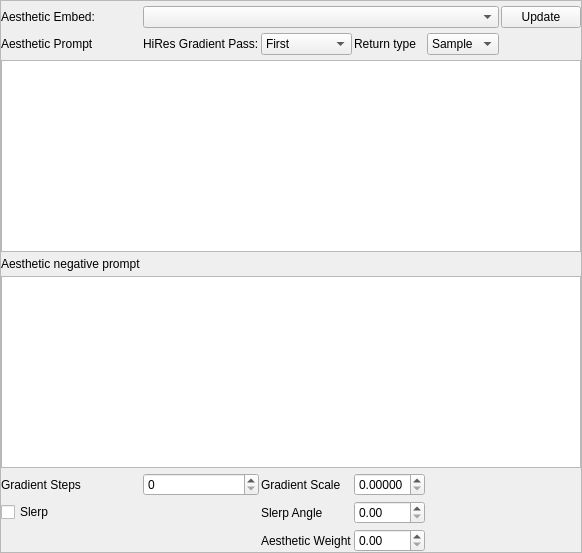
               <widget class="QFrame" name="embedding_values">
                <property name="frameShape">
                 <enum>QFrame::StyledPanel</enum>
                </property>
                <property name="frameShadow">
                 <enum>QFrame::Raised</enum>
                </property>
                <layout class="QGridLayout" name="gridLayout_6" rowstretch="0,0,0,0,0,0,0,0,0,0,0">
                 <property name="leftMargin">
                  <number>0</number>
                 </property>
                 <property name="topMargin">
                  <number>5</number>
                 </property>
                 <property name="rightMargin">
                  <number>0</number>
                 </property>
                 <property name="bottomMargin">
                  <number>0</number>
                 </property>
                 <property name="horizontalSpacing">
                  <number>2</number>
                 </property>
                 <property name="verticalSpacing">
                  <number>5</number>
                 </property>
                 <item row="3" column="4">
                  <widget class="QComboBox" name="return_type">
                   <item>
                    <property name="text">
                     <string>Sample</string>
                    </property>
                   </item>
                   <item>
                    <property name="text">
                     <string>Latent</string>
                    </property>
                   </item>
                  </widget>
                 </item>
                 <item row="5" column="0">
                  <widget class="QLabel" name="label_78">
                   <property name="text">
                    <string>Aesthetic negative prompt</string>
                   </property>
                  </widget>
                 </item>
                 <item row="10" column="2">
                  <widget class="QLabel" name="label_76">
                   <property name="text">
                    <string>Aesthetic Weight</string>
                   </property>
                  </widget>
                 </item>
                 <item row="3" column="3">
                  <widget class="QLabel" name="label_81">
                   <property name="text">
                    <string>Return type</string>
                   </property>
                  </widget>
                 </item>
                 <item row="4" column="0" colspan="6">
                  <widget class="QTextEdit" name="aesthetic_imgs_text"/>
                 </item>
                 <item row="3" column="2">
                  <widget class="QComboBox" name="gradient_pass">
                   <item>
                    <property name="text">
                     <string>First</string>
                    </property>
                   </item>
                   <item>
                    <property name="text">
                     <string>Second</string>
                    </property>
                   </item>
                   <item>
                    <property name="text">
                     <string>Both</string>
                    </property>
                   </item>
                  </widget>
                 </item>
                 <item row="8" column="2">
                  <widget class="QLabel" name="label_18">
                   <property name="text">
                    <string>Gradient Scale</string>
                   </property>
                  </widget>
                 </item>
                 <item row="9" column="0">
                  <widget class="QCheckBox" name="slerp">
                   <property name="text">
                    <string>Slerp</string>
                   </property>
                  </widget>
                 </item>
                 <item row="9" column="3">
                  <widget class="QDoubleSpinBox" name="slerp_angle">
                   <property name="maximum">
                    <double>1.000000000000000</double>
                   </property>
                   <property name="singleStep">
                    <double>0.010000000000000</double>
                   </property>
                  </widget>
                 </item>
                 <item row="7" column="0" colspan="6">
                  <widget class="QTextEdit" name="aesthetic_text_negative"/>
                 </item>
                 <item row="8" column="0">
                  <widget class="QLabel" name="label_22">
                   <property name="text">
                    <string>Gradient Steps</string>
                   </property>
                  </widget>
                 </item>
                 <item row="8" column="1">
                  <widget class="QSpinBox" name="gradient_steps">
                   <property name="maximum">
                    <number>100</number>
                   </property>
                  </widget>
                 </item>
                 <item row="2" column="5">
                  <widget class="QPushButton" name="update_aesthetics">
                   <property name="text">
                    <string>Update</string>
                   </property>
                  </widget>
                 </item>
                 <item row="2" column="0">
                  <widget class="QLabel" name="label_12">
                   <property name="text">
                    <string>Aesthetic Embed:</string>
                   </property>
                  </widget>
                 </item>
                 <item row="8" column="3">
                  <widget class="QDoubleSpinBox" name="gradient_scale">
                   <property name="decimals">
                    <number>5</number>
                   </property>
                   <property name="maximum">
                    <double>1.000000000000000</double>
                   </property>
                   <property name="singleStep">
                    <double>0.000010000000000</double>
                   </property>
                  </widget>
                 </item>
                 <item row="3" column="1">
                  <widget class="QLabel" name="label_75">
                   <property name="text">
                    <string>HiRes Gradient Pass:</string>
                   </property>
                  </widget>
                 </item>
                 <item row="10" column="3">
                  <widget class="QDoubleSpinBox" name="aesthetic_weight">
                   <property name="maximum">
                    <double>1.000000000000000</double>
                   </property>
                   <property name="singleStep">
                    <double>0.010000000000000</double>
                   </property>
                  </widget>
                 </item>
                 <item row="9" column="2">
                  <widget class="QLabel" name="lable">
                   <property name="text">
                    <string>Slerp Angle</string>
                   </property>
                  </widget>
                 </item>
                 <item row="3" column="0">
                  <widget class="QLabel" name="label_77">
                   <property name="text">
                    <string>Aesthetic Prompt</string>
                   </property>
                  </widget>
                 </item>
                 <item row="2" column="1" colspan="4">
                  <widget class="QComboBox" name="selected_aesthetic_embedding"/>
                 </item>
                </layout>
               </widget>
